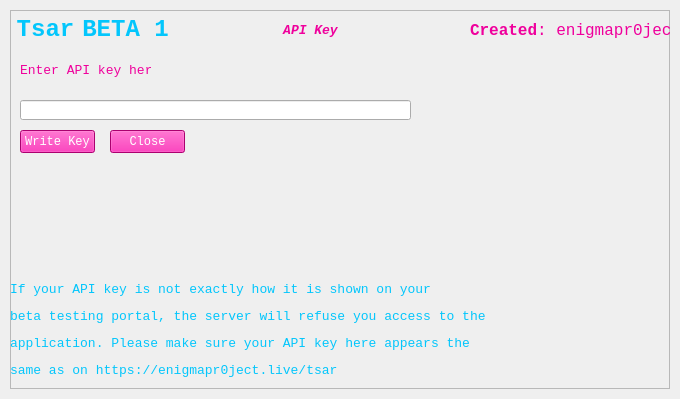
<?xml version="1.0" encoding="UTF-8"?>
<ui version="4.0">
 <class>apiwindow</class>
 <widget class="QMainWindow" name="apiwindow">
  <property name="geometry">
   <rect>
    <x>0</x>
    <y>0</y>
    <width>680</width>
    <height>399</height>
   </rect>
  </property>
  <property name="windowTitle">
   <string>Tsar Beta 1</string>
  </property>
  <property name="windowIcon">
   <iconset>
    <normaloff>iconfile.ico</normaloff>iconfile.ico</iconset>
  </property>
  <widget class="QWidget" name="centralwidget">
   <layout class="QVBoxLayout" name="verticalLayout">
    <property name="spacing">
     <number>0</number>
    </property>
    <property name="leftMargin">
     <number>10</number>
    </property>
    <property name="topMargin">
     <number>10</number>
    </property>
    <property name="rightMargin">
     <number>10</number>
    </property>
    <property name="bottomMargin">
     <number>10</number>
    </property>
    <item>
     <widget class="QFrame" name="dropShadowFrame">
      <property name="styleSheet">
       <string notr="true">QFrame {	
	background-color: rgba(255, 255, 255, .15);
}</string>
      </property>
      <property name="frameShape">
       <enum>QFrame::StyledPanel</enum>
      </property>
      <property name="frameShadow">
       <enum>QFrame::Raised</enum>
      </property>
      <widget class="QLabel" name="label_title">
       <property name="geometry">
        <rect>
         <x>-10</x>
         <y>-10</y>
         <width>91</width>
         <height>61</height>
        </rect>
       </property>
       <property name="font">
        <font>
         <family>Consolas</family>
         <pointsize>40</pointsize>
        </font>
       </property>
       <property name="styleSheet">
        <string notr="true">color: rgb(3, 198, 252);
background-color: rgba(255, 255, 255, 0); </string>
       </property>
       <property name="text">
        <string>&lt;html&gt;&lt;head/&gt;&lt;body&gt;&lt;p&gt;&lt;span style=&quot; font-size:18pt; font-weight:600;&quot;&gt;Tsar&lt;/span&gt;&lt;/p&gt;&lt;/body&gt;&lt;/html&gt;</string>
       </property>
       <property name="alignment">
        <set>Qt::AlignCenter</set>
       </property>
      </widget>
      <widget class="QLabel" name="label_credits">
       <property name="geometry">
        <rect>
         <x>460</x>
         <y>0</y>
         <width>201</width>
         <height>41</height>
        </rect>
       </property>
       <property name="font">
        <font>
         <family>Consolas</family>
         <pointsize>40</pointsize>
        </font>
       </property>
       <property name="styleSheet">
        <string notr="true">color: rgba(239, 0, 156, 255);
background-color: rgba(255, 255, 255, 0); </string>
       </property>
       <property name="text">
        <string>&lt;html&gt;&lt;head/&gt;&lt;body&gt;&lt;p&gt;&lt;span style=&quot; font-size:12pt; font-weight:600;&quot;&gt;Created&lt;/span&gt;&lt;span style=&quot; font-size:12pt;&quot;&gt;: enigmapr0ject&lt;/span&gt;&lt;/p&gt;&lt;/body&gt;&lt;/html&gt;</string>
       </property>
       <property name="alignment">
        <set>Qt::AlignRight|Qt::AlignTrailing|Qt::AlignVCenter</set>
       </property>
      </widget>
      <widget class="QLineEdit" name="apibox">
       <property name="geometry">
        <rect>
         <x>10</x>
         <y>90</y>
         <width>391</width>
         <height>20</height>
        </rect>
       </property>
      </widget>
      <widget class="QLabel" name="label_credits_2">
       <property name="geometry">
        <rect>
         <x>10</x>
         <y>50</y>
         <width>131</width>
         <height>21</height>
        </rect>
       </property>
       <property name="font">
        <font>
         <family>Consolas</family>
         <pointsize>10</pointsize>
        </font>
       </property>
       <property name="styleSheet">
        <string notr="true">color: rgba(239, 0, 156, 255);
background-color: rgba(255, 255, 255, 0); </string>
       </property>
       <property name="text">
        <string>&lt;html&gt;&lt;head/&gt;&lt;body&gt;&lt;p&gt;Enter API key here&lt;/p&gt;&lt;/body&gt;&lt;/html&gt;</string>
       </property>
       <property name="alignment">
        <set>Qt::AlignLeading|Qt::AlignLeft|Qt::AlignVCenter</set>
       </property>
      </widget>
      <widget class="QLabel" name="label_credits_3">
       <property name="geometry">
        <rect>
         <x>230</x>
         <y>10</y>
         <width>141</width>
         <height>21</height>
        </rect>
       </property>
       <property name="font">
        <font>
         <family>Consolas</family>
         <pointsize>10</pointsize>
        </font>
       </property>
       <property name="styleSheet">
        <string notr="true">color: rgba(239, 0, 156, 255);
background-color: rgba(255, 255, 255, 0); </string>
       </property>
       <property name="text">
        <string>&lt;html&gt;&lt;head/&gt;&lt;body&gt;&lt;p align=&quot;center&quot;&gt;&lt;span style=&quot; font-weight:600; font-style:italic;&quot;&gt;API Key&lt;/span&gt;&lt;/p&gt;&lt;/body&gt;&lt;/html&gt;</string>
       </property>
       <property name="alignment">
        <set>Qt::AlignLeading|Qt::AlignLeft|Qt::AlignVCenter</set>
       </property>
      </widget>
      <widget class="QPushButton" name="writekey">
       <property name="geometry">
        <rect>
         <x>10</x>
         <y>120</y>
         <width>75</width>
         <height>23</height>
        </rect>
       </property>
       <property name="font">
        <font>
         <family>Consolas</family>
        </font>
       </property>
       <property name="styleSheet">
        <string notr="true">color: rgba(255, 255, 255, 255);
background-color: rgba(239, 0, 156, 255);</string>
       </property>
       <property name="text">
        <string>Write Key</string>
       </property>
      </widget>
      <widget class="QLabel" name="changelog_3">
       <property name="geometry">
        <rect>
         <x>410</x>
         <y>50</y>
         <width>241</width>
         <height>231</height>
        </rect>
       </property>
       <property name="font">
        <font>
         <family>Consolas</family>
         <pointsize>20</pointsize>
        </font>
       </property>
       <property name="styleSheet">
        <string notr="true">color: rgb(3, 198, 252);
background-color: rgba(255, 255, 255, 0); </string>
       </property>
       <property name="text">
        <string>&lt;html&gt;&lt;head/&gt;&lt;body&gt;&lt;p&gt;&lt;img src=&quot;:/icon/iconfile.ico&quot;/&gt;&lt;/p&gt;&lt;/body&gt;&lt;/html&gt;</string>
       </property>
       <property name="alignment">
        <set>Qt::AlignLeading|Qt::AlignLeft|Qt::AlignVCenter</set>
       </property>
      </widget>
      <widget class="QPushButton" name="exitButton">
       <property name="geometry">
        <rect>
         <x>100</x>
         <y>120</y>
         <width>75</width>
         <height>23</height>
        </rect>
       </property>
       <property name="font">
        <font>
         <family>Consolas</family>
        </font>
       </property>
       <property name="styleSheet">
        <string notr="true">color: rgba(255, 255, 255, 255);
background-color: rgba(239, 0, 156, 255);</string>
       </property>
       <property name="text">
        <string>Close</string>
       </property>
      </widget>
      <widget class="QLabel" name="response">
       <property name="geometry">
        <rect>
         <x>10</x>
         <y>170</y>
         <width>401</width>
         <height>71</height>
        </rect>
       </property>
       <property name="font">
        <font>
         <family>Consolas</family>
         <pointsize>10</pointsize>
        </font>
       </property>
       <property name="styleSheet">
        <string notr="true">color: rgb(3, 198, 252);
background-color: rgba(255, 255, 255, 0); </string>
       </property>
       <property name="text">
        <string>&lt;html&gt;&lt;head/&gt;&lt;body&gt;&lt;p&gt;&lt;br/&gt;&lt;/p&gt;&lt;/body&gt;&lt;/html&gt;</string>
       </property>
       <property name="alignment">
        <set>Qt::AlignLeading|Qt::AlignLeft|Qt::AlignVCenter</set>
       </property>
      </widget>
      <widget class="QLabel" name="label_title_2">
       <property name="geometry">
        <rect>
         <x>70</x>
         <y>-10</y>
         <width>91</width>
         <height>61</height>
        </rect>
       </property>
       <property name="font">
        <font>
         <family>Consolas</family>
         <pointsize>40</pointsize>
        </font>
       </property>
       <property name="styleSheet">
        <string notr="true">color: rgb(3, 198, 252);
background-color: rgba(255, 255, 255, 0); </string>
       </property>
       <property name="text">
        <string>&lt;html&gt;&lt;head/&gt;&lt;body&gt;&lt;p&gt;&lt;span style=&quot; font-size:18pt; font-weight:600;&quot;&gt;BETA 1&lt;/span&gt;&lt;/p&gt;&lt;/body&gt;&lt;/html&gt;</string>
       </property>
       <property name="alignment">
        <set>Qt::AlignCenter</set>
       </property>
      </widget>
      <widget class="QLabel" name="label1">
       <property name="geometry">
        <rect>
         <x>0</x>
         <y>270</y>
         <width>651</width>
         <height>101</height>
        </rect>
       </property>
       <property name="font">
        <font>
         <family>Consolas</family>
         <pointsize>10</pointsize>
        </font>
       </property>
       <property name="styleSheet">
        <string notr="true">color: rgb(3, 198, 252);
background-color: rgba(255, 255, 255, 0); </string>
       </property>
       <property name="text">
        <string>&lt;html&gt;&lt;head/&gt;&lt;body&gt;&lt;p&gt;If your API key is not exactly how it is shown on your&lt;/p&gt;&lt;p&gt;beta testing portal, the server will refuse you access to the&lt;/p&gt;&lt;p&gt;application. Please make sure your API key here appears the&lt;/p&gt;&lt;p&gt;same as on https://enigmapr0ject.live/tsar&lt;/p&gt;&lt;/body&gt;&lt;/html&gt;</string>
       </property>
       <property name="alignment">
        <set>Qt::AlignLeading|Qt::AlignLeft|Qt::AlignVCenter</set>
       </property>
      </widget>
     </widget>
    </item>
   </layout>
  </widget>
 </widget>
 <resources>
  <include location="assets.qrc"/>
 </resources>
 <connections/>
</ui>
